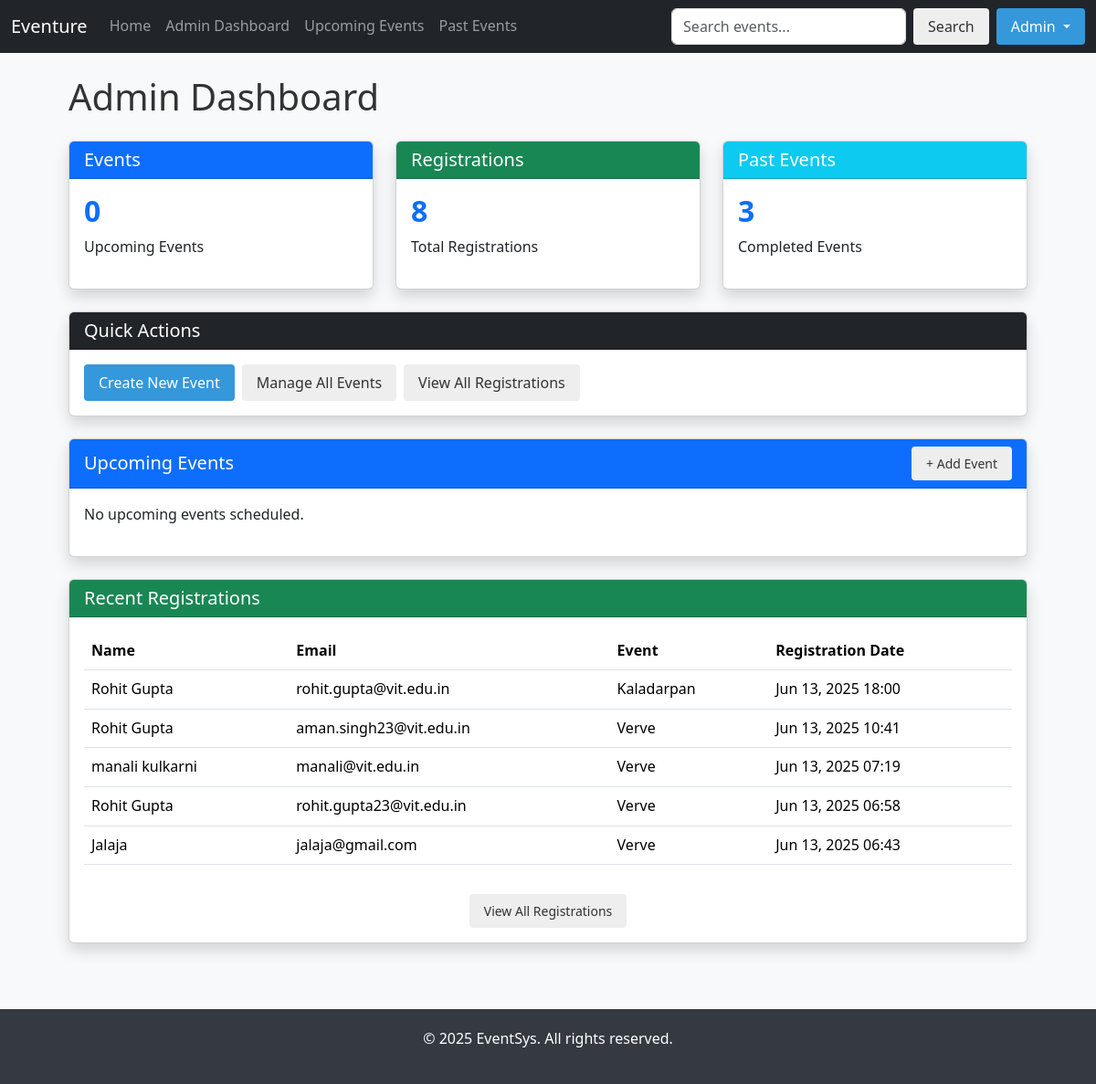
/admin-dashboard/ (signed in), run on the app's committed database.
### events/models.py (models this page shows, shortened)
class EventRegistration(models.Model):
    event = models.ForeignKey(Event, on_delete=models.CASCADE)
    name = models.CharField(max_length=100)
    email = models.EmailField()
    user = models.ForeignKey(User, on_delete=models.CASCADE, null=True, blank=True)
    team = models.ForeignKey(Team, on_delete=models.SET_NULL, null=True, blank=True)
    is_team_registration = models.BooleanField(default=False)
    registered_at = models.DateTimeField(auto_now_add=True)

class Event(models.Model):
    TECHNICAL = 'TECH'
    CULTURAL = 'CULT'
    SPORTS = 'SPORTS'
    ACADEMIC = 'ACAD'
    OTHER = 'OTHER'
    DOMAIN_CHOICES = [
        (TECHNICAL, 'Technical'),
        (CULTURAL, 'Cultural'),
        (SPORTS, 'Sports'),
        (ACADEMIC, 'Academic'),
        (OTHER, 'Other')
    ]
    SOLO = 'SOLO'
    TEAM = 'TEAM'
    BOTH = 'BOTH'
    PARTICIPATION_TYPE_CHOICES = [
        (SOLO, 'Solo Participant'),
        (TEAM, 'Team Participation'),
        (BOTH, 'Both Solo & Team')
    ]
    title = models.CharField(max_length=200)
    description = models.TextField()
    domain = models.CharField(max_length=10, choices=DOMAIN_CHOICES, default=OTHER)
    participation_type = models.CharField(max_length=5, choices=PARTICIPATION_TYPE_CHOICES, default=SOLO)
    venue = models.CharField(max_length=200)
    date = models.DateField()
    time = models.TimeField()
    is_active = models.BooleanField(default=True)
    min_team_size = models.IntegerField(default=1, validators=[MinValueValidator(1)])
    max_team_size = models.IntegerField(default=1, validators=[MinValueValidator(1), MaxValueValidator(20)])
    image = models.ImageField(upload_to='event_images/', null=True, blank=True,
                              help_text="Upload an image for the event (optional)")

### events/views.py (the view)
# urls.py: path('admin-dashboard/', views.admin_dashboard, name='admin_dashboard'),
@login_required
@user_passes_test(is_admin)
def admin_dashboard(request):
    today = date.today()
    upcoming_events = Event.objects.filter(date__gte=today).order_by('date')
    past_events = Event.objects.filter(date__lt=today).order_by('-date')
    recent_registrations = EventRegistration.objects.select_related('event').order_by('-registered_at')[:5]
    registration_count = EventRegistration.objects.count()
    return render(request, 'events/admin_dashboard.html', {
        'upcoming_events': upcoming_events,
        'past_events': past_events,
        'recent_registrations': recent_registrations,
        'registration_count': registration_count,
    })

### events/context_processors.py (called while the page is built)
def notification_processor(request):
    context = {
        'unread_notifications_count': 0
    }
    if request.user.is_authenticated and not request.user.is_staff:
        context['unread_notifications_count'] = RegistrationRemoval.objects.filter(
            user=request.user,
            is_read=False
        ).count()
    return context

### events/views.py (called while the page is built)
def is_admin(user):
    return user.is_authenticated and user.is_staff

### events/templates/events/admin_dashboard.html (shortened to what this page needs)
{% extends 'events/base.html' %}
{% block content %}
<div class="admin-dashboard">
    <h1 class="mb-4">Admin Dashboard</h1>
    <div class="row">
        <div class="col-md-4 mb-4">
            <div class="card shadow">
                <div class="card-header bg-primary text-white">
                    <h5 class="card-title mb-0">Events</h5>
                </div>
                <div class="card-body">
                    <h2 class="counter">{{ upcoming_events.count }}</h2>
                    <p>Upcoming Events</p>
                </div>
            </div>
        </div>
        <div class="col-md-4 mb-4">
            <div class="card shadow">
                <div class="card-header bg-success text-white">
                    <h5 class="card-title mb-0">Registrations</h5>
                </div>
                <div class="card-body">
                    <h2 class="counter">{{ registration_count }}</h2>
                    <p>Total Registrations</p>
                </div>
            </div>
        </div>
        <div class="col-md-4 mb-4">
            <div class="card shadow">
                <div class="card-header bg-info text-white">
                    <h5 class="card-title mb-0">Past Events</h5>
                </div>
                <div class="card-body">
                    <h2 class="counter">{{ past_events.count }}</h2>
                    <p>Completed Events</p>
                </div>
            </div>
        </div>
    </div>
    <div class="row mb-4">
        <div class="col-12">
            <div class="card shadow">
                <div class="card-header bg-dark text-white">
                    <h5 class="card-title mb-0">Quick Actions</h5>
                </div>
                <div class="card-body">
                    <div class="d-flex flex-wrap gap-2">
                        <a href="{% url 'create_event' %}" class="btn btn-primary">Create New Event</a>
                        <a href="{% url 'admin:events_event_changelist' %}" class="btn btn-outline-primary">Manage All Events</a>
                        <a href="{% url 'admin:events_eventregistration_changelist' %}" class="btn btn-outline-secondary">View All Registrations</a>
                    </div>
                </div>
            </div>
        </div>
    </div>
    <div class="card shadow mb-4">
        <div class="card-header bg-primary text-white d-flex justify-content-between align-items-center">
            <h5 class="card-title mb-0">Upcoming Events</h5>
            <a href="{% url 'create_event' %}" class="btn btn-sm btn-light">+ Add Event</a>
        </div>
        <div class="card-body">
            {% if upcoming_events %}
                <div class="table-responsive">
                    <table class="table table-hover">
                        <thead>
                            <tr>
                                <th>Title</th>
                                <th>Date</th>
                                <th>Time</th>
                                <th>Venue</th>
                                <th>Status</th>
                                <th>Registrations</th>
                                <th>Actions</th>
                            </tr>
                        </thead>
                        <tbody>
                            {% for event in upcoming_events %}
                                <tr>
                                    <td>{{ event.title }}</td>
                                    <td>{{ event.date }}</td>
                                    <td>{{ event.time }}</td>
                                    <td>{{ event.venue }}</td>
                                    <td>
                                        {% if event.is_active %}
                                            <span class="badge bg-success">Active</span>
                                        {% else %}
                                            <span class="badge bg-danger">Inactive</span>
                                        {% endif %}
                                    </td>
                                    <td>{{ event.eventregistration_set.count }}</td>
                                    <td>
                                        <div class="btn-group">
                                            <a href="{% url 'edit_event' event.id %}" class="btn btn-sm btn-primary">Edit</a>
                                            <a href="{% url 'event_detail' event.id %}" class="btn btn-sm btn-info">View</a>
                                            <a href="{% url 'delete_event' event.id %}" class="btn btn-sm btn-danger" onclick="return confirm('Are you sure you want to delete this event?')">Delete</a>
                                        </div>
                                    </td>
                                </tr>
                            {% endfor %}
                        </tbody>
                    </table>
                </div>
            {% else %}
                <p>No upcoming events scheduled.</p>
            {% endif %}
        </div>
    </div>
    <div class="card shadow">
        <div class="card-header bg-success text-white">
            <h5 class="card-title mb-0">Recent Registrations</h5>
        </div>
        <div class="card-body">
            {% if recent_registrations %}
                <div class="table-responsive">
                    <table class="table table-hover">
                        <thead>
                            <tr>
                                <th>Name</th>
                                <th>Email</th>
                                <th>Event</th>
                                <th>Registration Date</th>
                            </tr>
                        </thead>
                        <tbody>
                            {% for reg in recent_registrations %}
                                <tr>
                                    <td>{{ reg.name }}</td>
                                    <td>{{ reg.email }}</td>
                                    <td>{{ reg.event.title }}</td>
                                    <td>{{ reg.registered_at|date:"M d, Y H:i" }}</td>
                                </tr>
                            {% endfor %}
                        </tbody>
                    </table>
                </div>
                {% if recent_registrations.count >= 5 %}
                    <div class="text-center mt-3">
                        <a href="{% url 'admin:events_eventregistration_changelist' %}" class="btn btn-sm btn-outline-success">View All Registrations</a>
                    </div>
                {% endif %}
            {% else %}
                <p>No recent registrations.</p>
            {% endif %}
        </div>
    </div>
</div>
{% endblock %}

### events/static/events/css/style.css (style rules this page uses)
:root { --primary-color: #3498db; --secondary-color: #2c3e50; --accent-color: #e74c3c; --light-color: #f5f5f5; --dark-color: #333; --success-color: #2ecc71; --warning-color: #f39c12; }
* { margin: 0; padding: 0; box-sizing: border-box; }
body { font-family: 'Segoe UI', Tahoma, Geneva, Verdana, sans-serif; line-height: 1.6; color: var(--dark-color); background-color: #f9f9f9; }
a { text-decoration: none; color: var(--primary-color); }
.btn { display: inline-block; padding: 0.5rem 1rem; border-radius: 4px; background-color: #eee; color: var(--dark-color); cursor: pointer; border: none; transition: all 0.3s ease; }
.btn-primary { background-color: var(--primary-color); color: white; }

### events/templates/events/base.html (style rules this page uses)
body { font-family: 'Segoe UI', sans-serif; background: #f8f9fa; scroll-behavior: smooth; }
.counter { font-size: 2rem; font-weight: bold; color: #0d6efd; }

### data on the page
EventRegistration: name "Rohit Gupta", email "rohit.gupta@vit.edu.in", event "Kaladarpan", registered_at "Jun 13, 2025 18:00"
EventRegistration: name "Rohit Gupta", email "aman.singh23@vit.edu.in", event "Verve", registered_at "Jun 13, 2025 10:41"
EventRegistration: name "manali kulkarni", email "manali@vit.edu.in", event "Verve", registered_at "Jun 13, 2025 07:19"
EventRegistration: name "Rohit Gupta", email "rohit.gupta23@vit.edu.in", event "Verve", registered_at "Jun 13, 2025 06:58"
EventRegistration: name "Jalaja", email "jalaja@gmail.com", event "Verve", registered_at "Jun 13, 2025 06:43"

### other printed values
{{ upcoming_events.count }} "0"
{{ registration_count }} "8"
{{ past_events.count }} "3"
